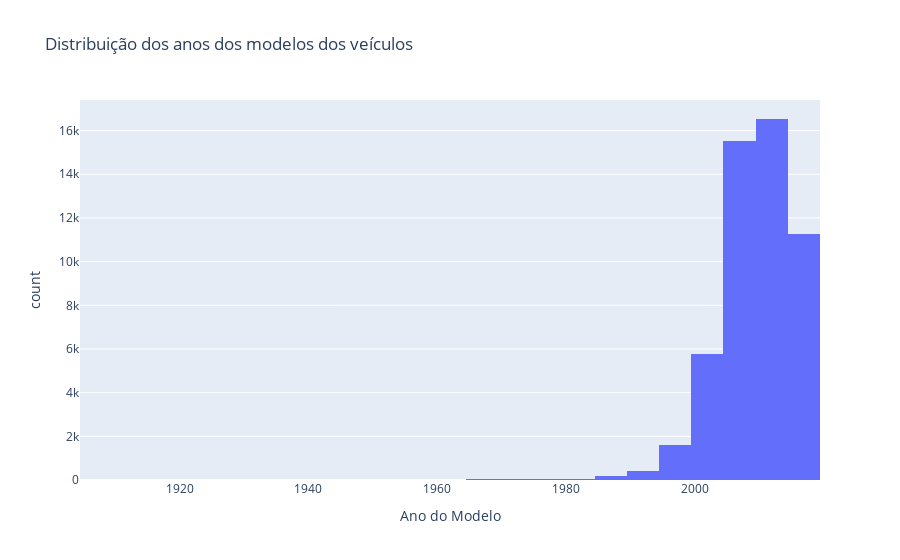

Notebook cell for this chart:
### Code cell
fig = px.histogram(df, x= 'model_year',
                   nbins=30, title='Distribuição dos anos dos modelos dos veículos',
                   labels={'model_year': 'Ano do Modelo', 'count': 'Contagem'})
fig.show()

### Figure 1 — Plotly figure (JSON) as saved in the notebook; plotly's stock layout.template omitted (floating-point values rounded to 4 significant figures; data arrays with more than 128 entries replaced by an {"elided": "..."} marker saying what was removed)
{"data": [{"bingroup": "x", "hovertemplate": "Ano do Modelo=%{x}<br>count=%{y}<extra></extra>", "legendgroup": "", "marker": {"color": "#636efa", "pattern": {"shape": ""}}, "name": "", "nbinsx": 30, "orientation": "v", "showlegend": false, "type": "histogram", "x": {"elided": "51525 int values"}, "xaxis": "x", "yaxis": "y"}], "layout": {"barmode": "relative", "legend": {"tracegroupgap": 0}, "title": {"text": "Distribuição dos anos dos modelos dos veículos"}, "xaxis": {"anchor": "y", "domain": [0, 1], "title": {"text": "Ano do Modelo"}}, "yaxis": {"anchor": "x", "domain": [0, 1], "title": {"text": "count"}}}}
